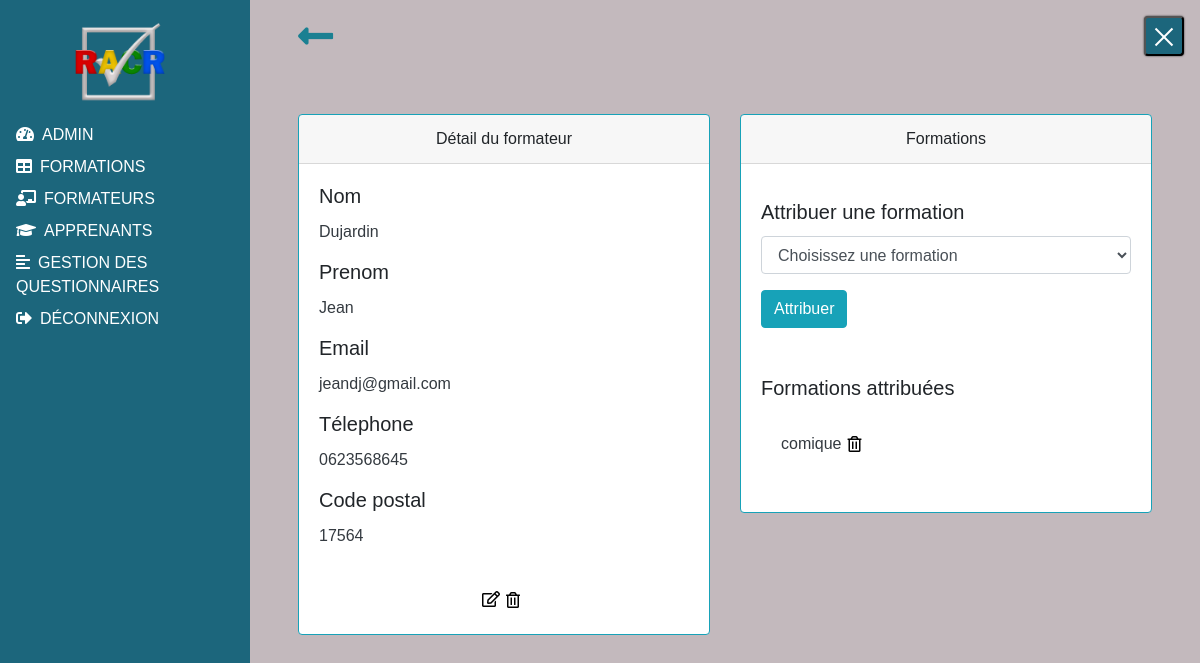
The app's page /phpFormateur/formateurConsult.php?idUser=2 (signed in) with its own data.
### tables this page shows
CREATE TABLE IF NOT EXISTS `user` (
  `idUser` int(5) NOT NULL AUTO_INCREMENT,
  `idRole` int(1) DEFAULT NULL,
  `nomUser` varchar(50) NOT NULL,
  `prenomUser` varchar(50) DEFAULT NULL,
  `emailUser` varchar(50) NOT NULL,
  `telephoneUser` varchar(10) DEFAULT NULL,
  `codepostalUser` varchar(5) DEFAULT NULL,
  `mdpUser` varchar(250) NOT NULL,
  PRIMARY KEY (`idUser`),
  KEY `idRole` (`idRole`)
);

CREATE TABLE IF NOT EXISTS `en_charge` (
  `idAttribution` int(150) NOT NULL AUTO_INCREMENT,
  `idUser` int(5) NOT NULL,
  `idFormation` int(5) NOT NULL,
  PRIMARY KEY (`idAttribution`),
  KEY `idFormation` (`idFormation`),
  KEY `idUser` (`idUser`)
);

CREATE TABLE IF NOT EXISTS `formation` (
  `idFormation` int(5) NOT NULL AUTO_INCREMENT,
  `intituleFormation` varchar(50) NOT NULL,
  `domaineFormation` varchar(50) NOT NULL,
  `dateDebutFormation` date NOT NULL DEFAULT '0000-00-00',
  `dateFinFormation` date NOT NULL DEFAULT '0000-00-00',
  PRIMARY KEY (`idFormation`)
);

### phpFormateur/formateurFunction.php (called while the page is built, shortened)
<?php
        function affichageEditionUser(){
            try{
                $co=connexion();
                $id=$_GET['idUser'];
                $sqlEdition = 'SELECT * FROM `user` WHERE `idUser`="'.$id.'"';
                $affichageEdition=$co->prepare($sqlEdition);
                $affichageEdition->execute();
                return $affichageEdition;
            }catch(PDOException $e){
                echo 'Erreur: ' .$e->getMessage();
            }finally{
                $co=null;
            }
        }
        function affichageFormationAttribué(){
            try{
                $co=connexion();
                $id=$_GET['idUser'];
                $sql='SELECT `en_charge`.*, `formation`.`intituleFormation` FROM `en_charge` LEFT JOIN `formation` ON `en_charge`.`idFormation` = `formation`.`idFormation` WHERE `idUser` = "'.$id.'"';
                $affichageFormation=$co->prepare($sql);
                $affichageFormation->execute();
                return $affichageFormation;
            }catch(PDOException $e){
                echo 'Erreur: ' .$e->getMessage();
            }finally{
                $co=null;
            }
        }
?>

### phpFormateur/formateurConsult.php (the view, shortened to what this page needs)
<!DOCTYPE html>
<html lang="fr">
<head>
	<link rel="stylesheet" href="../vendor/fontawesome/css/all.min.css" type="text/css">
	<link rel="stylesheet" href="../vendor/bootstrap/css/bootstrap.min.css" type="text/css" />
	<link rel="stylesheet" type="text/css" href="../vendor/DataTables/datatables.min.css"/>
	<link rel="stylesheet" href="../css/style.css" type="text/css">
</head>
<body>
	<div id="sidebar-wrapper" class="active">
			<img src="../img/logob.png" class="logo" />
		<ul>
			<li><a href="../phpAdmin/admin.php"><i class="fas fa-tachometer-alt"></i><span>Admin</span></a></li>
			<li><a href="../phpFormation/formation.php"><i class="fas fa-table"></i><span>Formations</span></a></li>
			<li><a href="formateur.php"><i class="fas fa-chalkboard-teacher"></i><span>Formateurs</span></a></li>
			<li><a href="../phpApprenant/apprenant.php"><i class="fas fa-graduation-cap"></i><span>Apprenants</span></a></li>
			<li><a href="../phpEvaluation/questionnaire.php"><i class="fas fa-align-left"></i><span>Gestion des questionnaires</span></a></li>
			<li><a onclick="return confirm('Etes vous sur de vouloir vous déconnecter')" href="../logOut.php"><i class="fas fa-sign-out-alt" ></i><span>Déconnexion</span></a></li>
		</ul>
	</div>
	<div id="content-wrapper" class="active">
		<button id="toggle-wrapper"><span class="active"></span><span class="active"></span><span class="active"></span></button>
			<div class="container-fluid pl-5 mt-3">
                <a class="retour" href="formateur.php"><i class="fas fa-long-arrow-alt-left return"></i></a>
			</div>
			<div class="container-fluid p-5 mt-2">
				<div class="row">
					<div class="col-12 col-md-6">
						<div class="card border-info mb-3">
							<div class="card-header text-center">Détail du formateur </div>
							<div class="card-body">
							<?php
								require_once'formateurFunction.php';
									$affichage=affichageEditionUser();
									foreach ($affichage as $cl){?>
								<h5 class="card-title">Nom</h5>
								<p class="card-text text-dark"><?= $cl['nomUser'] ?></p>
								<h5 class="card-title">Prenom</h5>
								<p class="card-text text-dark"><?= $cl['prenomUser'] ?></p>
								<h5 class="card-title">Email</h5>
								<p class="card-text text-dark"><?= $cl['emailUser'] ?></p>
								<h5 class="card-title">Télephone</h5>
								<p class="card-text text-dark"><?= $cl['telephoneUser'] ?></p>
								<h5 class="card-title">Code postal</h5>
								<p class="card-text text-dark"><?= $cl['codepostalUser'] ?></p>
							</div>
							<div class="card-body justify-content-center consultation">
								<a href="formateurEdit.php?idUser=<?= $cl['idUser'] ?>" class="button lien2"><i class="far fa-edit"></i></a>
								<form method="post" action="formateurFunction.php?idUser=<?= $cl['idUser'] ?>" enctype="multipart/form-data">
									<button  type="submit" name="supprimer" onclick="return confirm('Etes vous sur de vouloir supprimer le formateur')" class="lien3"><i class="far fa-trash-alt"></i></button>
								</form>
							</div>
							<?php } ?>
						</div>
					</div>
					<div class="col-12 col-md-6">
						<div class="card border-info mb-3">
							<div class="card-header text-center">Formations</div>
								<div class="card-body">
									<form class="pt-3" method="post" action="formateurFunction.php" enctype="multipart/form-data">
										<h5 class="card-title">Attribuer une formation</h5>
										<select type="text" class="form-control" name="idFormation" required>
												<option value="">Choisissez une formation</option>
										</select>
										<button type="submit" class="btn btn-info mt-3" name="attribuer">Attribuer</button>
									</form>
								</div>
								<div class="card-body">
									<h5 class="card-title pt-2">Formations attribuées</h5>
									<div class="card-body">
									<?php
									$affichF=affichageFormationAttribué();
									foreach ($affichF as $af){?>
										<div class="consultation">
										<p class="card-text text-dark"><?= $af['intituleFormation'] ?></p>
										<form method="post" action="formateurFunction.php?idAttribution=<?=$af['idAttribution']?>&idUser=<?=$cl['idUser']?>" enctype="multipart/form-data">
											<td class="text-center"><button  type="submit" name="supprimerAttibut" onclick="return confirm('Etes vous sur de vouloir supprimer la formation attribué')" class="lien3"><i class="far fa-trash-alt"></i></button></td>
										</form>
									</div>
									<?php } ?>
									</div>
								</div>
							</div>
						</div>
					</div>
				</div>
            </div>
</body></html>

### css/style.css (style rules this page uses)
body, html { height: 100%; overflow-x: hidden; width: 100%; font-family: Helvetica, sans-serif; }
body { background-size: cover; background-attachment: fixed; background-color: rgba(138, 118, 125, 0.507); }
.container-fluid { margin: 0; padding: 0; }
#toggle-wrapper { background-color: rgb(28, 102, 124); border-radius: .25rem; box-shadow: 0 0 2px #222; height: 40px; position: fixed; right: 1rem; top: 1rem; width: 40px; z-index: 10; }
#toggle-wrapper span { background-color: rgb(255, 255, 255); height: 2px; position: absolute; transform: translateX(-50%); transition: all 1s ease; width: 24px; }
#toggle-wrapper span:nth-child(3) { top: 28px; }
#toggle-wrapper span:nth-child(3).active { top: 28px; transform: translate(-50%, -500%) rotate(-45deg); }
#content-wrapper { bottom: 0; left: 0; position: absolute; top: 0; transition: all 1s ease; width: 100%; height: 100vh; min-height: 100%; }
#content-wrapper.active { left: 250px; width: calc(100vw - 250px); }
#sidebar-wrapper { background-color: rgb(28, 102, 124); color: rgb(255, 255, 255); left: -250px; min-height: 100vh; position: fixed; text-transform: uppercase; top: 0; transition: all 1s ease; width: 250px; z-index: 1; }
#sidebar-wrapper.active { left: 0; }
#sidebar-wrapper .logo { padding: .5rem 0; width: 150px; margin-left: 45px; }
#sidebar-wrapper ul { list-style: none; margin: 0; padding: 0 1rem; text-align: left; }
#sidebar-wrapper ul li { list-style: none; padding-bottom: .5rem; }
#sidebar-wrapper ul span { color: rgb(255, 255, 255); padding-left: .5rem; }
#sidebar-wrapper ul a { color: rgb(255, 255, 255); }
.consultation { display: flex; }
li { list-style: none !important; }
.lien2 { color: rgb(2, 2, 2) !important; }
.lien3 { color: rgb(2, 2, 2) !important; background-color: rgba(172, 172, 172, 0); border: none; }
p { color: white; }
.return { font-size: 40px; }
.retour { color: rgb(26, 128, 146); }
#sidebar-wrapper li span { font-family: 'Lucida Sans', 'Lucida Sans Regular', 'Lucida Grande', 'Lucida Sans Unicode', Geneva, Verdana, sans-serif!important; }
span { color: white; }

### records on screen
user: nomUser "Dujardin", prenomUser "Jean", emailUser "jeandj@gmail.com", telephoneUser "0623568645", codepostalUser "17564"
en_charge: idFormation.intituleFormation "comique"
